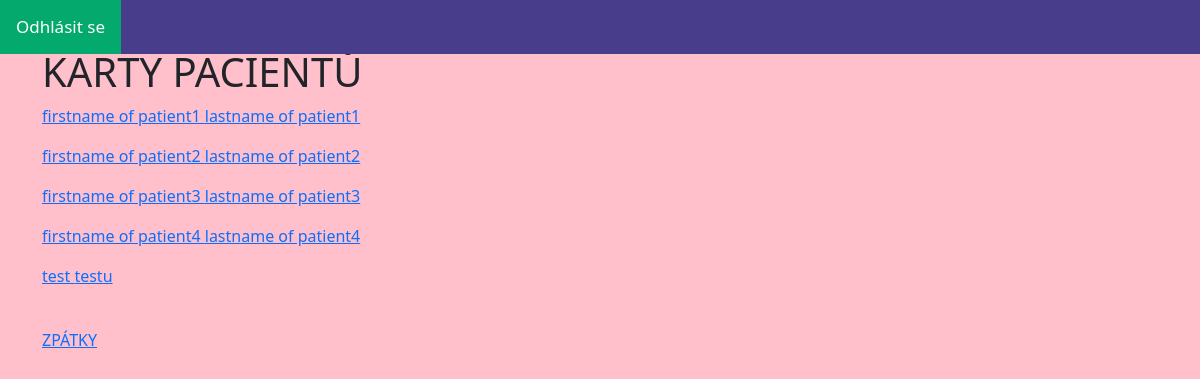
Before: /opatrovnik/karty-pacientu/ (signed in) with the older database file.
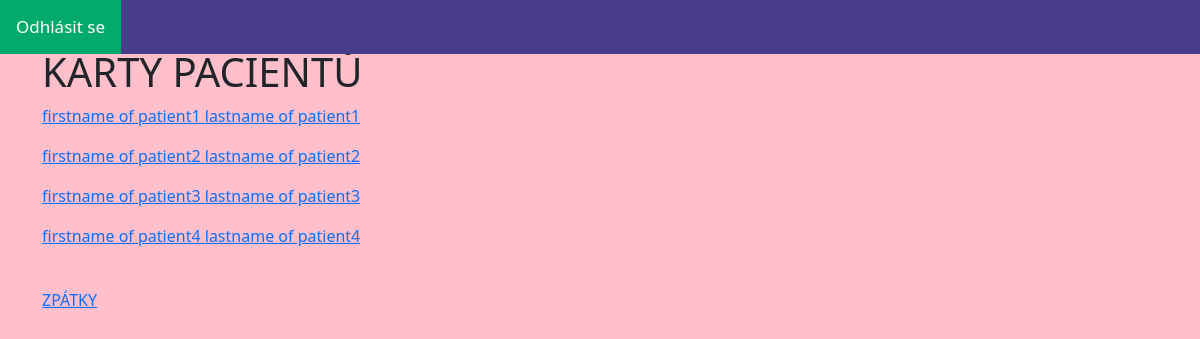
After: the same page with the newer database file.
### patient/models.py (models this page shows)
class Patient(models.Model):
    user = models.OneToOneField(User, on_delete=models.CASCADE, default='', related_name='patient_profile')
    first_name = models.CharField(max_length=150)
    surname = models.CharField(max_length=150)
    date_of_admission = models.DateField(default=datetime.now())
    room_number = models.IntegerField()
    birthday = models.DateField()
    health_info = models.CharField(max_length=255)
    objects = models.Manager()
    class ContactManager(models.Manager):
        def create_contact(self, patient, relationship, name, phone_number):
            return self.create(patient=patient, relationship=relationship, name=name, phone_number=phone_number)
    class MedicationIntakeManager(models.Manager):
        def create_medication(self, patient, medication, when, how):
            return self.create(patient=patient, medication=medication, when=when, how=how)
    medications = MedicationIntakeManager()
    contacts = ContactManager()
    fav_activities = models.TextField()

### caregiver/decorators.py (the view)
    def _wrapped_view(request, *args, **kwargs):
        if request.user.is_authenticated:
            groups = request.user.groups.values_list('name', flat=True)
            if 'Caregivers' in groups:
                return view_func(request, *args, **kwargs)
            elif 'Patients' in groups:
                messages.success(request, 'Na tuto část webu nemáte přístup.')
                return redirect('index_patient')
            elif 'Admins' in groups:
                messages.success(request, 'Na tuto část webu nemáte přístup.')
                return redirect('administration')
            else:
                messages.success(request, 'Obraťte se IT podporu.')
                return redirect('login_user')
        else:
            messages.success(request, 'Pro přístup do aplikace se přihlašte.')
            return redirect('login_user')

### caregiver/views.py (called while the page is built)
@caregiver_required
def medical_cards(request):
    patients = Patient.objects.all()
    return render(request, 'medical_cards.html', {'patients': patients})

### caregiver/templates/medical_cards.html
{% extends 'base_caregiver.html' %}
{% block content %}
    <h1>KARTY PACIENTŮ</h1>
    {% for patient in patients %}
        {% with full_name=patient.first_name|add:'-'|add:patient.surname %}
            <p><a href="{% url 'patient_info' full_name %}">{{ patient.first_name }} {{ patient.surname }}</a></p>
        {% endwith %}
    {% endfor %}
    <br>
    <a href="{% url 'index_caregiver' %}">ZPÁTKY</a>
{% endblock %}

Changed rows visible on the page:
removed Patient: first_name "test", surname "testu"
